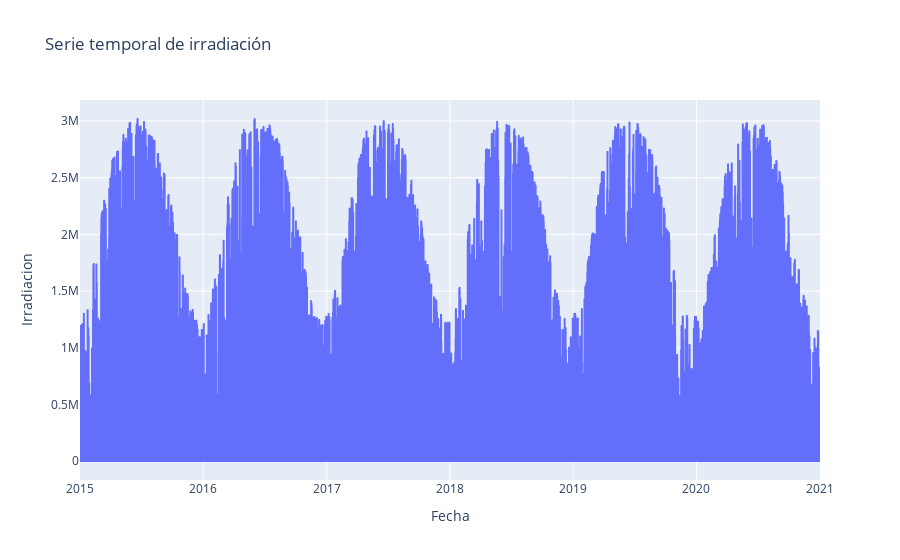

Notebook source saved alongside this figure:
### Code cell
# Representar la serie temporal de irradiación (fecha y hora) con plotly
import plotly.express as px

fig = px.line(df_final, x='Fecha', y='Irradiacion', title='Serie temporal de irradiación')
fig.show()

### Figure 1 — Plotly figure (JSON) as saved in the notebook; plotly's stock layout.template omitted (floating-point values rounded to 4 significant figures; data arrays with more than 128 entries replaced by an {"elided": "..."} marker saying what was removed)
{"data": [{"hovertemplate": "Fecha=%{x}<br>Irradiacion=%{y}<extra></extra>", "legendgroup": "", "line": {"color": "#636efa", "dash": "solid"}, "marker": {"symbol": "circle"}, "mode": "lines", "name": "", "showlegend": false, "type": "scattergl", "x": {"elided": "17536 str values"}, "xaxis": "x", "y": {"elided": "17536 float values"}, "yaxis": "y"}], "layout": {"legend": {"tracegroupgap": 0}, "title": {"text": "Serie temporal de irradiación"}, "xaxis": {"anchor": "y", "domain": [0, 1], "title": {"text": "Fecha"}}, "yaxis": {"anchor": "x", "domain": [0, 1], "title": {"text": "Irradiacion"}}}}
